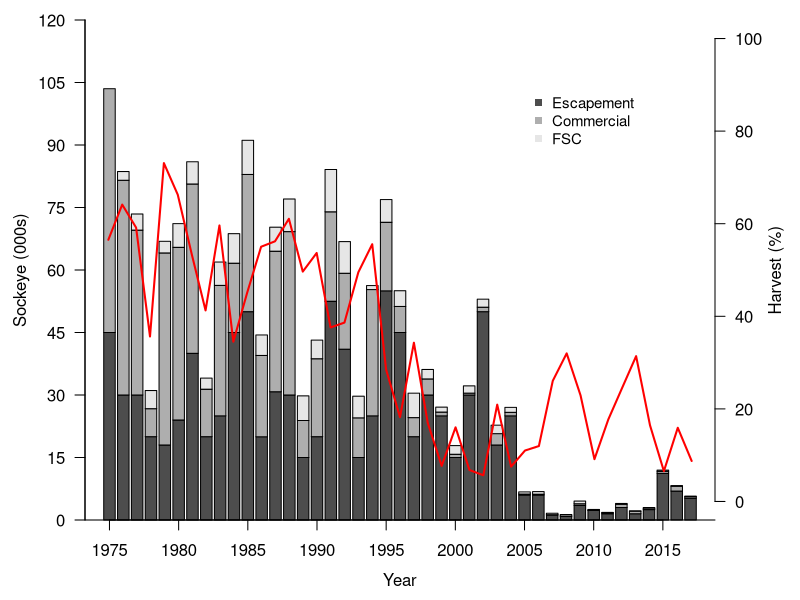

The R source for this figure:
data<-read.table("data/catch_data.txt",header=T)
dat.matrix<-read.table("data/catch_matrix.txt", header=T)
mat.short<-read.table("data/catch_matrix.short.txt", header=F)

mar.short<-as.matrix(mat.short[,2:44])

tot.inc<-seq(0,120000,15000)
labs<-c(0,15,30,45,60,75,90,105,120)
count<-seq(0,40,5)
years<-seq(1975,2020,5)

jpeg(filename = "figures/Figure_2.jpeg", width = 7, height = 3.5, units = "in", bg = "white", res = 400)
#dev.new(width=7, height=3.5)

par(mar=c(4,4,1,4))
b<-barplot(mar.short,yaxt="n",xaxt="n",xlab="",ylab="",ylim=c(0,120000))
axis(side=2, las=2, at=tot.inc, labels=labs,line=-0.25)
mtext("Sockeye (000s)",side=2,adj=0.5,line=2.5)
axis(side=1, at=c(0.7,6.7,12.7,18.7,24.7,30.7,36.7,42.7,48.7), labels=c(1975,1980,1985,1990,1995,2000,2005,2010,2015))
mtext("Year",side=1,line=2.5)

par(new=TRUE,mar=c(4,4.25,1,4.25))
plot(harvest_rate~year, xlab="",ylab="",data=data,yaxt="n",xaxt="n", col="red",type="l",lwd=2,bty="l", ylim=c(0,1))
axis(side=4,at=c(0,0.2,0.4,0.6,0.8,1),labels=c("0","20","40","60","80","100"),las=1)
mtext("Harvest (%)",side=4,adj=0.5,line=2.5)


colors<-gray.colors(3, start = 0.3, end = 0.9, gamma = 2.2, alpha = NULL)
legend(2005,0.9,c("Escapement","Commercial","FSC"),col=colors,pch=15,cex=0.9,bty="n")

dev.off()





